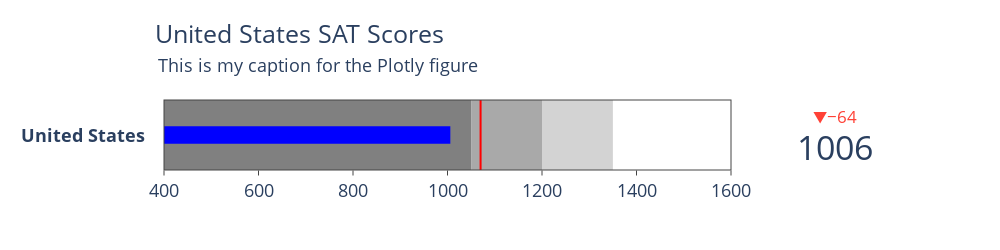

Notebook code cell kept with this figure:
### Code cell
# import library
import plotly.graph_objects as go

# create visual
fig = go.Figure(go.Indicator(
    mode = "number+gauge+delta", value = int(usa_data['total_sat']),
    domain = {'x': [0.1, 1], 'y': [0, 1]},
    title = {'text' :"<b>United States</b>", 'font': {"size": 18}},
    delta = {'reference': sat_50, 'position': "top"},
    gauge = {
        'shape': "bullet",
        'axis': {'range': [sat_min, sat_max]},
        'threshold': {
            'line': {'color': "red", 'width': 2},
            'thickness': 1,
            'value': sat_50},
        'steps': [
            {'range': [sat_min, sat_49], 'color': "gray"},
            {'range': [sat_49, sat_74], 'color': "darkgray"},
            {'range': [sat_74, sat_91], 'color': "lightgray"}],
        'bar': {'color': "blue"}}))

# add figure title, legend and set height
fig.update_layout(
    title = {
            'text': "United States SAT Scores",
            'y':0.9,
            'x':0.155},
    legend_title = "The target value is 1070 or thhe 50th percentile.  We can see the average for the United States falls below target.",
    font=dict(
            size = 18,
                ),
    height = 250,
    width = 1000,
    annotations = [dict(xref = 'paper',
                        yref = 'paper',
                        x = 0.09, y = 1.7,
                        showarrow = False,
                        text = 'This is my caption for the Plotly figure')])

fig.show()

# save image
fig.write_image('python_bullet.png')

### Figure 1 — Plotly figure (JSON) as saved in the notebook; plotly's stock layout.template omitted (floating-point values rounded to 4 significant figures)
{"data": [{"delta": {"position": "top", "reference": 1070}, "domain": {"x": [0.1, 1], "y": [0, 1]}, "gauge": {"axis": {"range": [400, 1600]}, "bar": {"color": "blue"}, "shape": "bullet", "steps": [{"color": "gray", "range": [400, 1050]}, {"color": "darkgray", "range": [1050, 1200]}, {"color": "lightgray", "range": [1200, 1350]}], "threshold": {"line": {"color": "red", "width": 2}, "thickness": 1, "value": 1070}}, "mode": "number+gauge+delta", "title": {"font": {"size": 18}, "text": "<b>United States</b>"}, "type": "indicator", "value": 1006}], "layout": {"annotations": [{"showarrow": false, "text": "This is my caption for the Plotly figure", "x": 0.09, "xref": "paper", "y": 1.7, "yref": "paper"}], "font": {"size": 18}, "height": 250, "legend": {"title": {"text": "The target value is 1070 or thhe 50th percentile.  We can see the average for the United States falls below target."}}, "title": {"text": "United States SAT Scores", "x": 0.155, "y": 0.9}, "width": 1000}}
